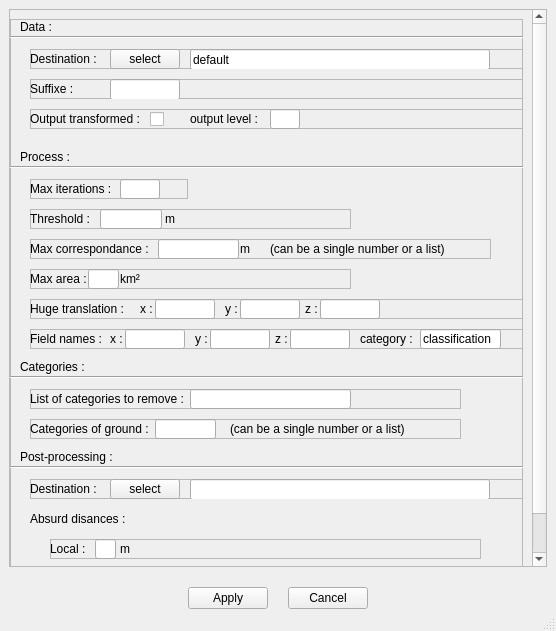
<?xml version="1.0" encoding="UTF-8"?>
<ui version="4.0">
 <class>MainWindow</class>
 <widget class="QMainWindow" name="MainWindow">
  <property name="geometry">
   <rect>
    <x>0</x>
    <y>0</y>
    <width>556</width>
    <height>631</height>
   </rect>
  </property>
  <property name="sizePolicy">
   <sizepolicy hsizetype="Preferred" vsizetype="Preferred">
    <horstretch>0</horstretch>
    <verstretch>0</verstretch>
   </sizepolicy>
  </property>
  <property name="windowTitle">
   <string>MainWindow</string>
  </property>
  <widget class="QWidget" name="centralwidget">
   <property name="sizePolicy">
    <sizepolicy hsizetype="Expanding" vsizetype="Expanding">
     <horstretch>0</horstretch>
     <verstretch>0</verstretch>
    </sizepolicy>
   </property>
   <layout class="QVBoxLayout" name="verticalLayout_3" stretch="1,0">
    <property name="spacing">
     <number>20</number>
    </property>
    <property name="bottomMargin">
     <number>0</number>
    </property>
    <item>
     <widget class="QScrollArea" name="scrollArea">
      <property name="widgetResizable">
       <bool>true</bool>
      </property>
      <widget class="QWidget" name="scrollAreaWidgetContents">
       <property name="geometry">
        <rect>
         <x>0</x>
         <y>0</y>
         <width>519</width>
         <height>600</height>
        </rect>
       </property>
       <property name="minimumSize">
        <size>
         <width>0</width>
         <height>600</height>
        </size>
       </property>
       <layout class="QGridLayout" name="gridLayout_2">
        <property name="leftMargin">
         <number>0</number>
        </property>
        <item row="0" column="0">
         <widget class="QFrame" name="frame">
          <property name="frameShape">
           <enum>QFrame::StyledPanel</enum>
          </property>
          <property name="frameShadow">
           <enum>QFrame::Raised</enum>
          </property>
          <widget class="QLabel" name="label">
           <property name="geometry">
            <rect>
             <x>10</x>
             <y>0</y>
             <width>31</width>
             <height>16</height>
            </rect>
           </property>
           <property name="text">
            <string>Data :</string>
           </property>
          </widget>
          <widget class="QLabel" name="label_9">
           <property name="geometry">
            <rect>
             <x>10</x>
             <y>130</y>
             <width>121</width>
             <height>16</height>
            </rect>
           </property>
           <property name="text">
            <string>Process :</string>
           </property>
          </widget>
          <widget class="QFrame" name="fr_output_transformed">
           <property name="geometry">
            <rect>
             <x>20</x>
             <y>90</y>
             <width>500</width>
             <height>20</height>
            </rect>
           </property>
           <property name="frameShape">
            <enum>QFrame::StyledPanel</enum>
           </property>
           <property name="frameShadow">
            <enum>QFrame::Raised</enum>
           </property>
           <widget class="QLabel" name="label_10">
            <property name="geometry">
             <rect>
              <x>0</x>
              <y>0</y>
              <width>120</width>
              <height>20</height>
             </rect>
            </property>
            <property name="text">
             <string>Output transformed : </string>
            </property>
           </widget>
           <widget class="QLineEdit" name="le_output_transformed">
            <property name="geometry">
             <rect>
              <x>240</x>
              <y>0</y>
              <width>30</width>
              <height>20</height>
             </rect>
            </property>
            <property name="text">
             <string/>
            </property>
           </widget>
           <widget class="QCheckBox" name="cb_output_transformed">
            <property name="geometry">
             <rect>
              <x>120</x>
              <y>0</y>
              <width>21</width>
              <height>20</height>
             </rect>
            </property>
            <property name="text">
             <string/>
            </property>
           </widget>
           <widget class="QLabel" name="label_11">
            <property name="geometry">
             <rect>
              <x>160</x>
              <y>0</y>
              <width>70</width>
              <height>20</height>
             </rect>
            </property>
            <property name="text">
             <string>output level : </string>
            </property>
           </widget>
          </widget>
          <widget class="Line" name="line_3">
           <property name="geometry">
            <rect>
             <x>0</x>
             <y>10</y>
             <width>721</width>
             <height>16</height>
            </rect>
           </property>
           <property name="orientation">
            <enum>Qt::Horizontal</enum>
           </property>
          </widget>
          <widget class="QFrame" name="fr_data_dest">
           <property name="geometry">
            <rect>
             <x>20</x>
             <y>30</y>
             <width>500</width>
             <height>20</height>
            </rect>
           </property>
           <property name="frameShape">
            <enum>QFrame::StyledPanel</enum>
           </property>
           <property name="frameShadow">
            <enum>QFrame::Raised</enum>
           </property>
           <widget class="QLabel" name="label_12">
            <property name="geometry">
             <rect>
              <x>0</x>
              <y>0</y>
              <width>70</width>
              <height>20</height>
             </rect>
            </property>
            <property name="text">
             <string>Destination : </string>
            </property>
           </widget>
           <widget class="QPushButton" name="btn_data_dest">
            <property name="geometry">
             <rect>
              <x>80</x>
              <y>0</y>
              <width>70</width>
              <height>20</height>
             </rect>
            </property>
            <property name="text">
             <string>select</string>
            </property>
           </widget>
           <widget class="QLineEdit" name="le_data_dest">
            <property name="geometry">
             <rect>
              <x>160</x>
              <y>0</y>
              <width>300</width>
              <height>21</height>
             </rect>
            </property>
            <property name="text">
             <string>default</string>
            </property>
           </widget>
          </widget>
          <widget class="QFrame" name="fr_data_suffixe">
           <property name="geometry">
            <rect>
             <x>20</x>
             <y>60</y>
             <width>500</width>
             <height>20</height>
            </rect>
           </property>
           <property name="frameShape">
            <enum>QFrame::StyledPanel</enum>
           </property>
           <property name="frameShadow">
            <enum>QFrame::Raised</enum>
           </property>
           <widget class="QLabel" name="label_13">
            <property name="geometry">
             <rect>
              <x>0</x>
              <y>0</y>
              <width>70</width>
              <height>20</height>
             </rect>
            </property>
            <property name="text">
             <string>Suffixe :</string>
            </property>
           </widget>
           <widget class="QLineEdit" name="le_data_suffixe">
            <property name="geometry">
             <rect>
              <x>80</x>
              <y>0</y>
              <width>70</width>
              <height>21</height>
             </rect>
            </property>
            <property name="text">
             <string/>
            </property>
           </widget>
          </widget>
          <widget class="Line" name="line_5">
           <property name="geometry">
            <rect>
             <x>0</x>
             <y>140</y>
             <width>721</width>
             <height>16</height>
            </rect>
           </property>
           <property name="orientation">
            <enum>Qt::Horizontal</enum>
           </property>
          </widget>
          <widget class="QFrame" name="fr_process_max_it">
           <property name="geometry">
            <rect>
             <x>20</x>
             <y>160</y>
             <width>158</width>
             <height>20</height>
            </rect>
           </property>
           <property name="frameShape">
            <enum>QFrame::StyledPanel</enum>
           </property>
           <property name="frameShadow">
            <enum>QFrame::Raised</enum>
           </property>
           <widget class="QLabel" name="label_15">
            <property name="geometry">
             <rect>
              <x>0</x>
              <y>0</y>
              <width>80</width>
              <height>20</height>
             </rect>
            </property>
            <property name="text">
             <string>Max iterations : </string>
            </property>
           </widget>
           <widget class="QLineEdit" name="le_max_iter">
            <property name="geometry">
             <rect>
              <x>90</x>
              <y>0</y>
              <width>40</width>
              <height>20</height>
             </rect>
            </property>
            <property name="text">
             <string/>
            </property>
           </widget>
          </widget>
          <widget class="QFrame" name="fr_threshold">
           <property name="geometry">
            <rect>
             <x>20</x>
             <y>190</y>
             <width>321</width>
             <height>20</height>
            </rect>
           </property>
           <property name="frameShape">
            <enum>QFrame::StyledPanel</enum>
           </property>
           <property name="frameShadow">
            <enum>QFrame::Raised</enum>
           </property>
           <widget class="QLabel" name="label_16">
            <property name="geometry">
             <rect>
              <x>0</x>
              <y>0</y>
              <width>71</width>
              <height>20</height>
             </rect>
            </property>
            <property name="text">
             <string>Threshold :</string>
            </property>
           </widget>
           <widget class="QLineEdit" name="le_threshold">
            <property name="geometry">
             <rect>
              <x>70</x>
              <y>0</y>
              <width>62</width>
              <height>20</height>
             </rect>
            </property>
            <property name="text">
             <string/>
            </property>
           </widget>
           <widget class="QLabel" name="label_17">
            <property name="geometry">
             <rect>
              <x>135</x>
              <y>0</y>
              <width>16</width>
              <height>20</height>
             </rect>
            </property>
            <property name="text">
             <string>m</string>
            </property>
           </widget>
          </widget>
          <widget class="QFrame" name="fr_max_correspondance">
           <property name="geometry">
            <rect>
             <x>20</x>
             <y>220</y>
             <width>461</width>
             <height>20</height>
            </rect>
           </property>
           <property name="frameShape">
            <enum>QFrame::StyledPanel</enum>
           </property>
           <property name="frameShadow">
            <enum>QFrame::Raised</enum>
           </property>
           <widget class="QLabel" name="label_18">
            <property name="geometry">
             <rect>
              <x>0</x>
              <y>0</y>
              <width>120</width>
              <height>20</height>
             </rect>
            </property>
            <property name="text">
             <string>Max correspondance : </string>
            </property>
           </widget>
           <widget class="QLineEdit" name="le_max_correspondance">
            <property name="geometry">
             <rect>
              <x>128</x>
              <y>0</y>
              <width>81</width>
              <height>20</height>
             </rect>
            </property>
            <property name="text">
             <string/>
            </property>
           </widget>
           <widget class="QLabel" name="label_19">
            <property name="geometry">
             <rect>
              <x>210</x>
              <y>0</y>
              <width>16</width>
              <height>20</height>
             </rect>
            </property>
            <property name="text">
             <string>m</string>
            </property>
           </widget>
           <widget class="QLabel" name="label_41">
            <property name="geometry">
             <rect>
              <x>240</x>
              <y>0</y>
              <width>181</width>
              <height>20</height>
             </rect>
            </property>
            <property name="text">
             <string>(can be a single number or a list)</string>
            </property>
           </widget>
          </widget>
          <widget class="QFrame" name="fr_max_area">
           <property name="geometry">
            <rect>
             <x>20</x>
             <y>250</y>
             <width>321</width>
             <height>20</height>
            </rect>
           </property>
           <property name="frameShape">
            <enum>QFrame::StyledPanel</enum>
           </property>
           <property name="frameShadow">
            <enum>QFrame::Raised</enum>
           </property>
           <widget class="QLabel" name="label_20">
            <property name="geometry">
             <rect>
              <x>0</x>
              <y>0</y>
              <width>61</width>
              <height>20</height>
             </rect>
            </property>
            <property name="text">
             <string>Max area :</string>
            </property>
           </widget>
           <widget class="QLineEdit" name="le_max_area">
            <property name="geometry">
             <rect>
              <x>58</x>
              <y>0</y>
              <width>31</width>
              <height>20</height>
             </rect>
            </property>
            <property name="text">
             <string/>
            </property>
           </widget>
           <widget class="QLabel" name="label_21">
            <property name="geometry">
             <rect>
              <x>90</x>
              <y>0</y>
              <width>41</width>
              <height>20</height>
             </rect>
            </property>
            <property name="text">
             <string>km²</string>
            </property>
           </widget>
          </widget>
          <widget class="QFrame" name="fr_huge_translation">
           <property name="geometry">
            <rect>
             <x>20</x>
             <y>280</y>
             <width>501</width>
             <height>20</height>
            </rect>
           </property>
           <property name="frameShape">
            <enum>QFrame::StyledPanel</enum>
           </property>
           <property name="frameShadow">
            <enum>QFrame::Raised</enum>
           </property>
           <widget class="QLabel" name="label_22">
            <property name="geometry">
             <rect>
              <x>0</x>
              <y>0</y>
              <width>101</width>
              <height>20</height>
             </rect>
            </property>
            <property name="text">
             <string>Huge translation : </string>
            </property>
           </widget>
           <widget class="QLineEdit" name="le_ht_x">
            <property name="geometry">
             <rect>
              <x>125</x>
              <y>0</y>
              <width>60</width>
              <height>20</height>
             </rect>
            </property>
            <property name="text">
             <string/>
            </property>
           </widget>
           <widget class="QLabel" name="label_23">
            <property name="geometry">
             <rect>
              <x>110</x>
              <y>0</y>
              <width>16</width>
              <height>20</height>
             </rect>
            </property>
            <property name="text">
             <string>x :</string>
            </property>
           </widget>
           <widget class="QLineEdit" name="le_ht_y">
            <property name="geometry">
             <rect>
              <x>210</x>
              <y>0</y>
              <width>60</width>
              <height>20</height>
             </rect>
            </property>
            <property name="text">
             <string/>
            </property>
           </widget>
           <widget class="QLabel" name="label_24">
            <property name="geometry">
             <rect>
              <x>195</x>
              <y>0</y>
              <width>16</width>
              <height>20</height>
             </rect>
            </property>
            <property name="text">
             <string>y :</string>
            </property>
           </widget>
           <widget class="QLineEdit" name="le_ht_z">
            <property name="geometry">
             <rect>
              <x>290</x>
              <y>0</y>
              <width>60</width>
              <height>20</height>
             </rect>
            </property>
            <property name="text">
             <string/>
            </property>
           </widget>
           <widget class="QLabel" name="label_25">
            <property name="geometry">
             <rect>
              <x>275</x>
              <y>0</y>
              <width>16</width>
              <height>20</height>
             </rect>
            </property>
            <property name="text">
             <string>z :</string>
            </property>
           </widget>
          </widget>
          <widget class="QFrame" name="fr_field_names">
           <property name="geometry">
            <rect>
             <x>20</x>
             <y>310</y>
             <width>571</width>
             <height>20</height>
            </rect>
           </property>
           <property name="frameShape">
            <enum>QFrame::StyledPanel</enum>
           </property>
           <property name="frameShadow">
            <enum>QFrame::Raised</enum>
           </property>
           <widget class="QLabel" name="label_26">
            <property name="geometry">
             <rect>
              <x>0</x>
              <y>0</y>
              <width>101</width>
              <height>20</height>
             </rect>
            </property>
            <property name="text">
             <string>Field names :</string>
            </property>
           </widget>
           <widget class="QLineEdit" name="le_field_x">
            <property name="geometry">
             <rect>
              <x>95</x>
              <y>0</y>
              <width>60</width>
              <height>20</height>
             </rect>
            </property>
            <property name="text">
             <string/>
            </property>
           </widget>
           <widget class="QLabel" name="label_27">
            <property name="geometry">
             <rect>
              <x>80</x>
              <y>0</y>
              <width>16</width>
              <height>20</height>
             </rect>
            </property>
            <property name="text">
             <string>x :</string>
            </property>
           </widget>
           <widget class="QLineEdit" name="le_field_y">
            <property name="geometry">
             <rect>
              <x>180</x>
              <y>0</y>
              <width>60</width>
              <height>20</height>
             </rect>
            </property>
            <property name="text">
             <string/>
            </property>
           </widget>
           <widget class="QLabel" name="label_28">
            <property name="geometry">
             <rect>
              <x>165</x>
              <y>0</y>
              <width>16</width>
              <height>20</height>
             </rect>
            </property>
            <property name="text">
             <string>y :</string>
            </property>
           </widget>
           <widget class="QLineEdit" name="le_field_z">
            <property name="geometry">
             <rect>
              <x>260</x>
              <y>0</y>
              <width>60</width>
              <height>20</height>
             </rect>
            </property>
            <property name="text">
             <string/>
            </property>
           </widget>
           <widget class="QLabel" name="label_29">
            <property name="geometry">
             <rect>
              <x>245</x>
              <y>0</y>
              <width>16</width>
              <height>20</height>
             </rect>
            </property>
            <property name="text">
             <string>z :</string>
            </property>
           </widget>
           <widget class="QLabel" name="label_30">
            <property name="geometry">
             <rect>
              <x>330</x>
              <y>0</y>
              <width>61</width>
              <height>20</height>
             </rect>
            </property>
            <property name="text">
             <string>category : </string>
            </property>
           </widget>
           <widget class="QLineEdit" name="le_field_classification">
            <property name="geometry">
             <rect>
              <x>390</x>
              <y>0</y>
              <width>81</width>
              <height>20</height>
             </rect>
            </property>
            <property name="text">
             <string>classification</string>
            </property>
           </widget>
          </widget>
          <widget class="Line" name="line_6">
           <property name="geometry">
            <rect>
             <x>-10</x>
             <y>350</y>
             <width>721</width>
             <height>16</height>
            </rect>
           </property>
           <property name="orientation">
            <enum>Qt::Horizontal</enum>
           </property>
          </widget>
          <widget class="QLabel" name="label_14">
           <property name="geometry">
            <rect>
             <x>10</x>
             <y>340</y>
             <width>121</width>
             <height>16</height>
            </rect>
           </property>
           <property name="text">
            <string>Categories :</string>
           </property>
          </widget>
          <widget class="QFrame" name="fr_cat_to_rm">
           <property name="geometry">
            <rect>
             <x>20</x>
             <y>370</y>
             <width>431</width>
             <height>20</height>
            </rect>
           </property>
           <property name="frameShape">
            <enum>QFrame::StyledPanel</enum>
           </property>
           <property name="frameShadow">
            <enum>QFrame::Raised</enum>
           </property>
           <widget class="QLabel" name="label_31">
            <property name="geometry">
             <rect>
              <x>0</x>
              <y>0</y>
              <width>161</width>
              <height>20</height>
             </rect>
            </property>
            <property name="text">
             <string>List of categories to remove : </string>
            </property>
           </widget>
           <widget class="QLineEdit" name="le_cat_to_rm">
            <property name="geometry">
             <rect>
              <x>160</x>
              <y>0</y>
              <width>161</width>
              <height>20</height>
             </rect>
            </property>
            <property name="text">
             <string/>
            </property>
           </widget>
          </widget>
          <widget class="QFrame" name="fr_cat_ground">
           <property name="geometry">
            <rect>
             <x>20</x>
             <y>400</y>
             <width>431</width>
             <height>20</height>
            </rect>
           </property>
           <property name="frameShape">
            <enum>QFrame::StyledPanel</enum>
           </property>
           <property name="frameShadow">
            <enum>QFrame::Raised</enum>
           </property>
           <widget class="QLabel" name="label_32">
            <property name="geometry">
             <rect>
              <x>0</x>
              <y>0</y>
              <width>131</width>
              <height>20</height>
             </rect>
            </property>
            <property name="text">
             <string>Categories of ground :</string>
            </property>
           </widget>
           <widget class="QLineEdit" name="le_cat_ground">
            <property name="geometry">
             <rect>
              <x>125</x>
              <y>0</y>
              <width>61</width>
              <height>20</height>
             </rect>
            </property>
            <property name="text">
             <string/>
            </property>
           </widget>
           <widget class="QLabel" name="label_33">
            <property name="geometry">
             <rect>
              <x>200</x>
              <y>0</y>
              <width>221</width>
              <height>20</height>
             </rect>
            </property>
            <property name="text">
             <string>(can be a single number or a list)</string>
            </property>
           </widget>
          </widget>
          <widget class="Line" name="line_7">
           <property name="geometry">
            <rect>
             <x>-10</x>
             <y>440</y>
             <width>721</width>
             <height>16</height>
            </rect>
           </property>
           <property name="orientation">
            <enum>Qt::Horizontal</enum>
           </property>
          </widget>
          <widget class="QLabel" name="label_34">
           <property name="geometry">
            <rect>
             <x>10</x>
             <y>430</y>
             <width>121</width>
             <height>16</height>
            </rect>
           </property>
           <property name="text">
            <string>Post-processing :</string>
           </property>
          </widget>
          <widget class="QFrame" name="fr_post_loc">
           <property name="geometry">
            <rect>
             <x>20</x>
             <y>460</y>
             <width>500</width>
             <height>20</height>
            </rect>
           </property>
           <property name="frameShape">
            <enum>QFrame::StyledPanel</enum>
           </property>
           <property name="frameShadow">
            <enum>QFrame::Raised</enum>
           </property>
           <widget class="QLabel" name="label_35">
            <property name="geometry">
             <rect>
              <x>0</x>
              <y>0</y>
              <width>70</width>
              <height>20</height>
             </rect>
            </property>
            <property name="text">
             <string>Destination : </string>
            </property>
           </widget>
           <widget class="QPushButton" name="btn_post_dest">
            <property name="geometry">
             <rect>
              <x>80</x>
              <y>0</y>
              <width>70</width>
              <height>20</height>
             </rect>
            </property>
            <property name="text">
             <string>select</string>
            </property>
           </widget>
           <widget class="QLineEdit" name="le_post_dest">
            <property name="geometry">
             <rect>
              <x>160</x>
              <y>0</y>
              <width>300</width>
              <height>21</height>
             </rect>
            </property>
            <property name="text">
             <string/>
            </property>
           </widget>
          </widget>
          <widget class="QLabel" name="label_36">
           <property name="geometry">
            <rect>
             <x>20</x>
             <y>490</y>
             <width>161</width>
             <height>20</height>
            </rect>
           </property>
           <property name="text">
            <string>Absurd disances :</string>
           </property>
          </widget>
          <widget class="QFrame" name="fr_absurd_dist_local">
           <property name="geometry">
            <rect>
             <x>40</x>
             <y>520</y>
             <width>431</width>
             <height>20</height>
            </rect>
           </property>
           <property name="frameShape">
            <enum>QFrame::StyledPanel</enum>
           </property>
           <property name="frameShadow">
            <enum>QFrame::Raised</enum>
           </property>
           <widget class="QLabel" name="label_37">
            <property name="geometry">
             <rect>
              <x>0</x>
              <y>0</y>
              <width>41</width>
              <height>20</height>
             </rect>
            </property>
            <property name="text">
             <string>Local : </string>
            </property>
           </widget>
           <widget class="QLineEdit" name="le_absurd_dist_local">
            <property name="geometry">
             <rect>
              <x>45</x>
              <y>0</y>
              <width>21</width>
              <height>20</height>
             </rect>
            </property>
            <property name="text">
             <string/>
            </property>
           </widget>
           <widget class="QLabel" name="label_39">
            <property name="geometry">
             <rect>
              <x>70</x>
              <y>0</y>
              <width>21</width>
              <height>20</height>
             </rect>
            </property>
            <property name="text">
             <string>m</string>
            </property>
           </widget>
          </widget>
          <widget class="QFrame" name="fr_absurd_dist_global">
           <property name="geometry">
            <rect>
             <x>40</x>
             <y>550</y>
             <width>431</width>
             <height>20</height>
            </rect>
           </property>
           <property name="frameShape">
            <enum>QFrame::StyledPanel</enum>
           </property>
           <property name="frameShadow">
            <enum>QFrame::Raised</enum>
           </property>
           <widget class="QLabel" name="label_38">
            <property name="geometry">
             <rect>
              <x>0</x>
              <y>0</y>
              <width>41</width>
              <height>20</height>
             </rect>
            </property>
            <property name="text">
             <string>Global :</string>
            </property>
           </widget>
           <widget class="QLineEdit" name="le_absurd_dist_global">
            <property name="geometry">
             <rect>
              <x>45</x>
              <y>0</y>
              <width>21</width>
              <height>20</height>
             </rect>
            </property>
            <property name="text">
             <string/>
            </property>
           </widget>
           <widget class="QLabel" name="label_40">
            <property name="geometry">
             <rect>
              <x>70</x>
              <y>0</y>
              <width>21</width>
              <height>20</height>
             </rect>
            </property>
            <property name="text">
             <string>m</string>
            </property>
           </widget>
          </widget>
         </widget>
        </item>
       </layout>
      </widget>
     </widget>
    </item>
    <item>
     <layout class="QHBoxLayout" name="buttonsArea">
      <property name="spacing">
       <number>0</number>
      </property>
      <item>
       <spacer name="horizontalSpacer">
        <property name="orientation">
         <enum>Qt::Horizontal</enum>
        </property>
        <property name="sizeHint" stdset="0">
         <size>
          <width>40</width>
          <height>20</height>
         </size>
        </property>
       </spacer>
      </item>
      <item>
       <widget class="QPushButton" name="btn_apply">
        <property name="text">
         <string>Apply</string>
        </property>
       </widget>
      </item>
      <item>
       <spacer name="horizontalSpacer_3">
        <property name="orientation">
         <enum>Qt::Horizontal</enum>
        </property>
        <property name="sizeType">
         <enum>QSizePolicy::Fixed</enum>
        </property>
        <property name="sizeHint" stdset="0">
         <size>
          <width>20</width>
          <height>20</height>
         </size>
        </property>
       </spacer>
      </item>
      <item>
       <widget class="QPushButton" name="btn_cancel">
        <property name="text">
         <string>Cancel</string>
        </property>
       </widget>
      </item>
      <item>
       <spacer name="horizontalSpacer_4">
        <property name="orientation">
         <enum>Qt::Horizontal</enum>
        </property>
        <property name="sizeHint" stdset="0">
         <size>
          <width>40</width>
          <height>20</height>
         </size>
        </property>
       </spacer>
      </item>
     </layout>
    </item>
   </layout>
  </widget>
  <widget class="QMenuBar" name="menubar">
   <property name="geometry">
    <rect>
     <x>0</x>
     <y>0</y>
     <width>556</width>
     <height>22</height>
    </rect>
   </property>
  </widget>
  <widget class="QStatusBar" name="statusbar"/>
 </widget>
 <resources/>
 <connections/>
</ui>
